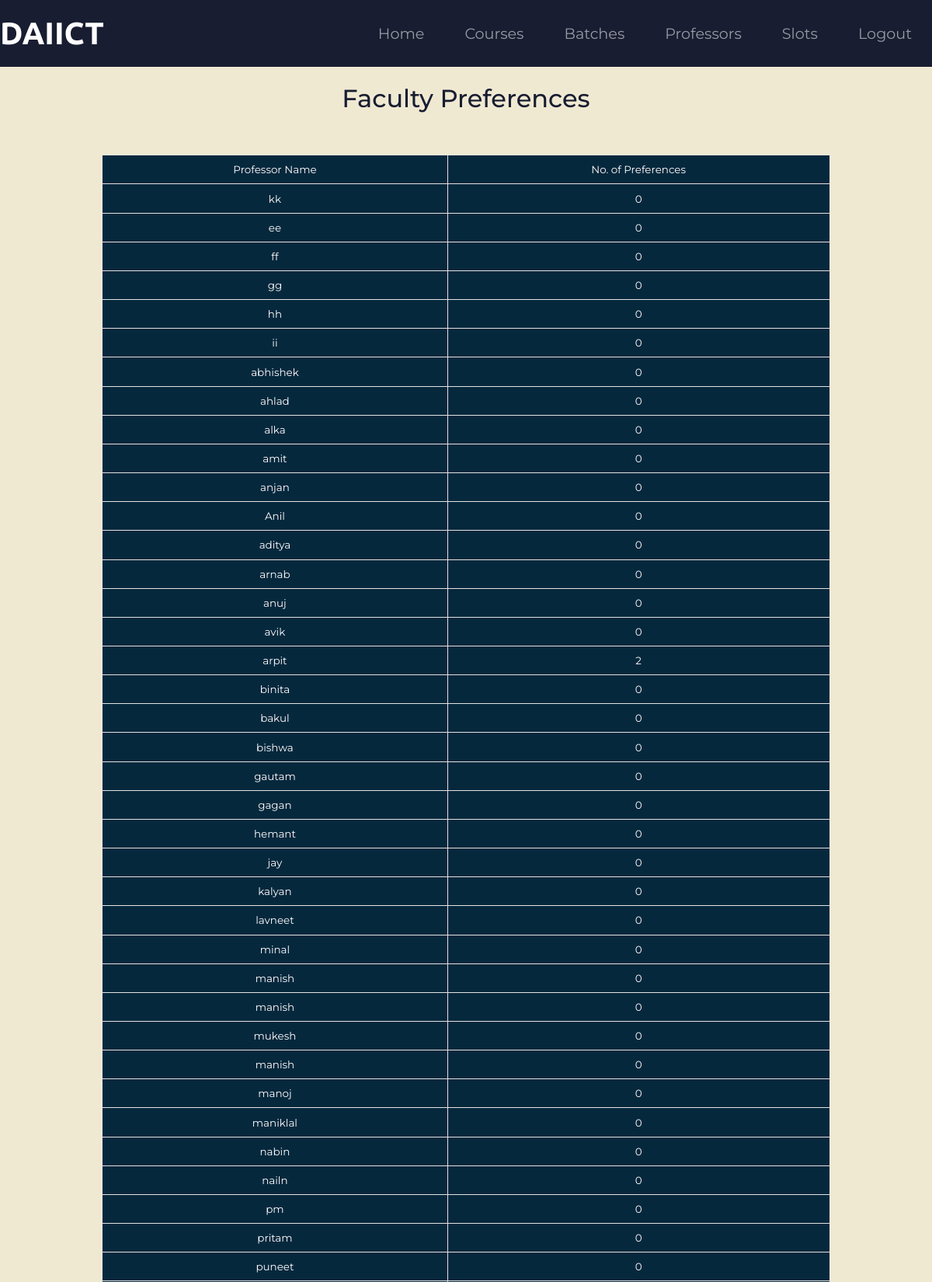
The app's page /c_faculty_pref (signed in, upper part) with its own data.
### sriapp/models.py (models this page shows)
class P_pref(models.Model):
    prof = models.CharField(max_length=100)
    cnt = models.IntegerField(default=0)

### sriapp/views.py (the view)
# urls.py: path('c_faculty_pref', views.c_faculty_pref, name='facultypref'),
def c_faculty_pref(request):
    if not request.user.is_authenticated:
        messages.warning(request, "You are not Logged in. Please Log in to access the page.")
        return redirect('Home')
    if not request.user.is_superuser:
        messages.error(request, "You are not allowed to enter coordinator section without coordinator authentication.")
        return redirect('Home')
    allp_pref = P_pref.objects.all().values()
    context = {
        'allp_pref' : allp_pref
    }
    return render(request, 'coordinator/faculty_pref.html', context)

### templates/coordinator/faculty_pref.html (shortened to what this page needs)
{% extends 'base_coor.html' %}
{% block content%}
    <div class="container">
        <h2 style="padding:2%"> Faculty Preferences</h2>
        <div class="dcf-overflow-x-auto" tabindex="0" style="padding: 2% 8%;">
<table class="dcf-table dcf-table-bordered dcf-table-striped dcf-w-100%">
	<tbody>
        <tr>
            <td class="dcf-txt-center" scope="col">Professor Name</td>
            <td class="dcf-txt-center" scope="row">No. of Preferences</td>
		</tr>
        {% for x in allp_pref%}
                    <tr>
                        <td class="dcf-txt-center" scope="col"> {{x.prof}} </td>
                        <td class="dcf-txt-center" scope="col"> {{x.cnt}} </td>
                    </tr>
                {% endfor%}
    </tbody>
    </div>
{% endblock %}

### static/css/style.css (style rules this page uses)
body { font-family: "Montserrat"; background-color: #F0E9D2; text-align: center; color: #181D31; }
:root { --bg-table-stripe: #f6f6f5; --b-table: #e3e3e2; --caption: #242423; }
table { background-color: transparent; border-collapse: collapse; font-family: "Montserrat"; color: #fff; display: table; }
td { text-align: left }
.dcf-txt-center { text-align: center !important }
.dcf-table tbody { border-bottom: 1px solid var(--b-table); border-top: 1px solid var(--b-table); font-size: .84em }
.dcf-table td, .dcf-table td { padding-right: 1.78em }
.dcf-table-bordered, .dcf-table-bordered td, .dcf-table-bordered td { border: 1px solid var(--b-table) }
.dcf-table-bordered td, .dcf-table-bordered td, .dcf-table-striped td, .dcf-table-striped td { padding-left: 1em; padding-right: 1em }
.dcf-table-bordered tr:not(:last-child), .dcf-table-striped tr:not(:last-child) { border-bottom: 1px solid var(--b-table) }
.dcf-table tbody td, .dcf-table tbody td, .dcf-table tfoot td, .dcf-table tfoot td { padding-top: .75em; vertical-align: top }
.dcf-table tbody td, .dcf-table tbody td { padding-bottom: .75em }
.dcf-overflow-x-auto { overflow-x: auto !important; -webkit-overflow-scrolling: touch }
.dcf-w-100\% { width: 100% !important; }
table tr { background-color: #06283D; }
table, tr, td { border: 1px solid white; }

### records on screen
P_pref: prof "kk", cnt "0"
P_pref: prof "ee", cnt "0"
P_pref: prof "ff", cnt "0"
P_pref: prof "gg", cnt "0"
P_pref: prof "hh", cnt "0"
P_pref: prof "ii", cnt "0"
P_pref: prof "abhishek", cnt "0"
P_pref: prof "ahlad", cnt "0"
P_pref: prof "alka", cnt "0"
P_pref: prof "amit", cnt "0"
P_pref: prof "anjan", cnt "0"
P_pref: prof "Anil", cnt "0"
P_pref: prof "aditya", cnt "0"
P_pref: prof "arnab", cnt "0"
P_pref: prof "anuj", cnt "0"
P_pref: prof "avik", cnt "0"
P_pref: prof "arpit", cnt "2"
P_pref: prof "binita", cnt "0"
P_pref: prof "bakul", cnt "0"
P_pref: prof "bishwa", cnt "0"
P_pref: prof "gautam", cnt "0"
P_pref: prof "gagan", cnt "0"
P_pref: prof "hemant", cnt "0"
P_pref: prof "jay", cnt "0"
P_pref: prof "kalyan", cnt "0"
P_pref: prof "lavneet", cnt "0"
P_pref: prof "minal", cnt "0"
P_pref: prof "manish", cnt "0"
P_pref: prof "manish", cnt "0"
P_pref: prof "mukesh", cnt "0"
P_pref: prof "manish", cnt "0"
P_pref: prof "manoj", cnt "0"
P_pref: prof "maniklal", cnt "0"
P_pref: prof "nabin", cnt "0"
P_pref: prof "nailn", cnt "0"
P_pref: prof "pm", cnt "0"
P_pref: prof "pritam", cnt "0"
P_pref: prof "puneet", cnt "0"
